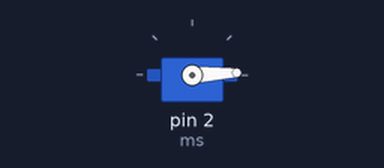
The sketch below on a simulated Arduino Uno, built with avr-gcc and run on an emulated ATmega328P. Parts: servo.

Above: at 0.05 s.
At 0.9 s:
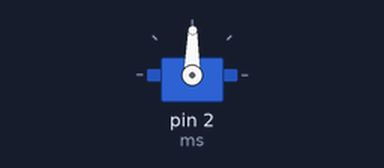
At 1.75 s:
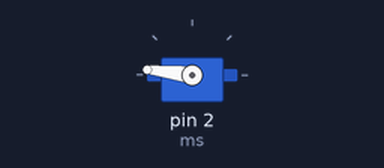
At 3.45 s:
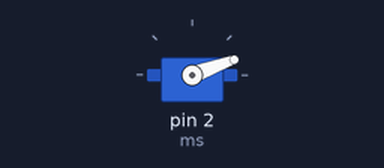
Timing chart, 0 to 8.4 s (numbered marks = the images above):
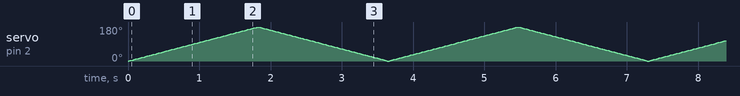

The sketch:

practica_16_servo1.ino
```cpp
# include<Servo.h>

Servo ms;
int pos = 0;

void setup()
{
  ms.attach(2);
}

void loop()
{

  for (pos =0; pos<=180; pos ++){
    ms.write(pos);
    delay(10);


  }

  for(pos = 180; pos>=0; pos --){
    ms.write(pos);
    delay(10);


  }

}
```
